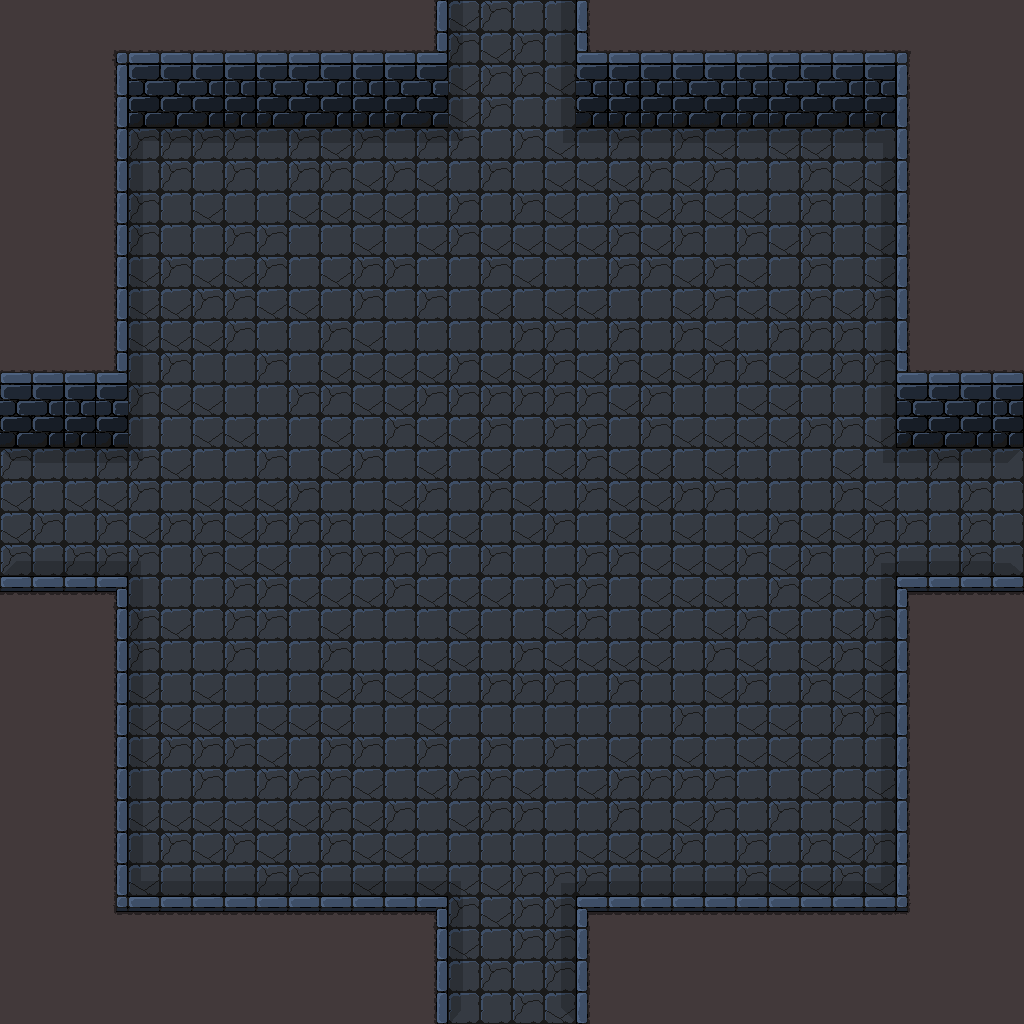

Below is a game level as drawn by its tile map, then a one-line description and the .tmx that defines it (tile-layer data replaced by summaries):
An orthogonal 32x32 tile map with 32x32 px tiles, 2 tile layers (Tile Layer 1, Tile Layer 2) and 16 objects.

<map version="1.0" orientation="orthogonal" renderorder="right-down" width="32" height="32" tilewidth="32" tileheight="32" nextobjectid="28">
 <tileset firstgid="1" name="dungeon" tilewidth="32" tileheight="32" tilecount="64">
  <image source="../assets/Sprites/Worlds/dungeon.png" width="256" height="256" />
 </tileset>
 <layer name="Tile Layer 1" width="32" height="32">
  <data>[1024 cells, 1024 non-empty, 4 distinct tile ids]</data>
 </layer>
 <layer name="Tile Layer 2" width="32" height="32">
  <data>[1024 cells, 276 non-empty, 25 distinct tile ids]</data>
 </layer>
 <objectgroup name="wall">
  <object id="6" x="115" y="52" width="330" height="50" />
  <object id="7" x="438" y="0" width="8" height="59" />
  <object id="8" x="579" y="3" width="8" height="58" />
  <object id="10" x="578.667" y="57.3333" width="324" height="38.6667" />
  <object id="12" x="894.667" y="96" width="16" height="285.333" />
  <object id="13" x="897.333" y="374.667" width="126.667" height="42.6667" />
  <object id="15" x="0" y="580" width="126.667" height="12" />
  <object id="16" x="116" y="581.333" width="12" height="326.667" />
  <object id="18" x="118" y="897" width="329" height="12" />
  <object id="19" x="435" y="899" width="11" height="124" />
  <object id="21" x="576" y="900" width="13" height="124" />
  <object id="23" x="578" y="896" width="330" height="14" />
  <object id="24" x="898" y="578" width="11" height="334" />
  <object id="25" x="898" y="578" width="128" height="14" />
  <object id="26" x="1.33333" y="372" width="124" height="44" />
  <object id="27" x="112" y="101.333" width="17.3333" height="274.667" />
 </objectgroup>
</map>
